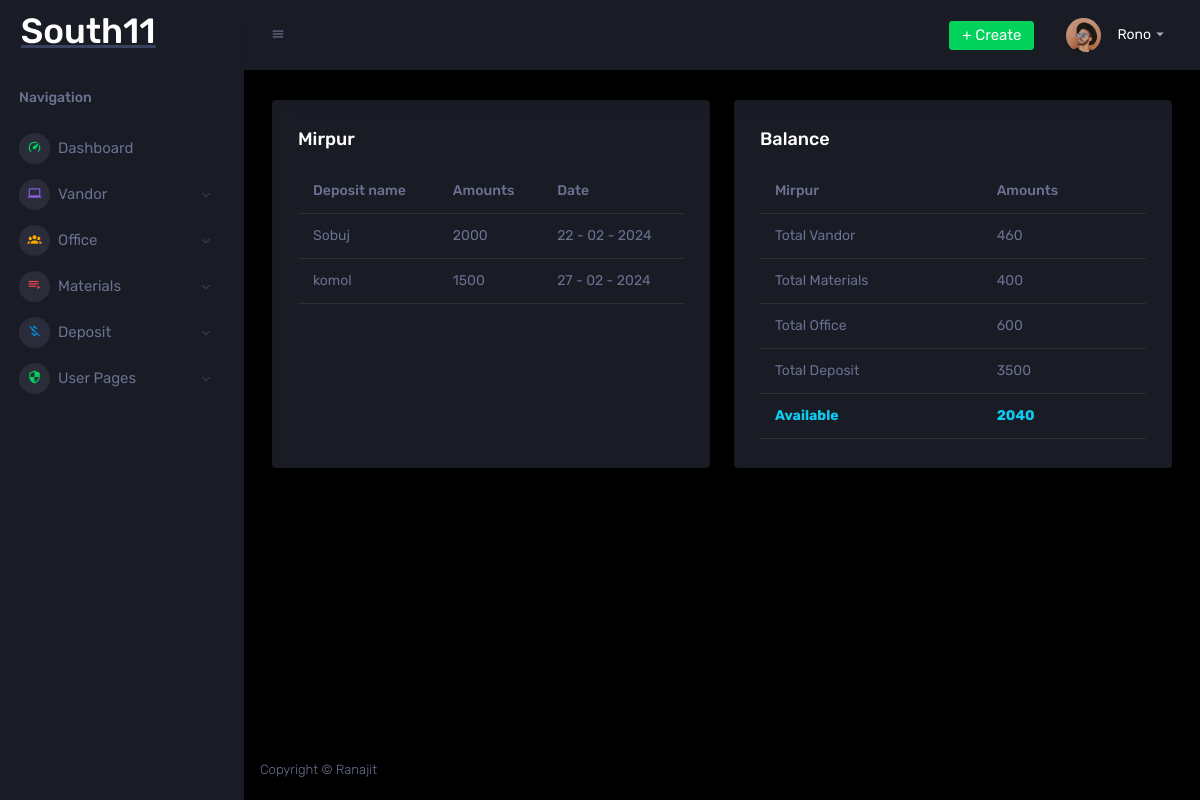
/deposit_view_individual.php?deposit_project_id=9 (signed in), run on the app's committed database.
### tables this page shows
CREATE TABLE `dev_tool` (
  `id` int(11) NOT NULL AUTO_INCREMENT,
  `big_title` varchar(12) NOT NULL,
  `mini_title` varchar(1) NOT NULL,
  PRIMARY KEY (`id`)
);

CREATE TABLE `project` (
  `id` int(11) NOT NULL AUTO_INCREMENT,
  `project_name` varchar(30) NOT NULL,
  `address` varchar(100) NOT NULL,
  `starting_date` date NOT NULL,
  PRIMARY KEY (`id`)
);

CREATE TABLE `deposit` (
  `id` int(11) NOT NULL AUTO_INCREMENT,
  `deposit_name` varchar(30) NOT NULL,
  `project_id` int(11) NOT NULL,
  `amount` int(11) NOT NULL,
  `deposit_date` date NOT NULL,
  PRIMARY KEY (`id`),
  KEY `p_d` (`project_id`)
);

### deposit_view_individual.php (the view, shortened to what this page needs)
<?php
	if(isset($_SESSION["user_role"]) && $_SESSION["user_role"] == 'root_admin'){
    	include "inc/top.php";
?>
  </head>
  <body>
    <div class="container-scroller">
      <?php
        include "inc/sidebar.php";
      ?>
      <div class="container-fluid page-body-wrapper">
        <?php
            include "inc/navbar.php";
        ?>
        <div class="main-panel">
			<div class="content-wrapper">
				<div class="row">
					<div class="col-lg-6 grid-margin stretch-card">
					<div class="card">
							<div class="card-body">
								<h4 class="card-title">
								<?php
										if(isset($_GET["deposit_project_id"])){
											$page_data = $_GET["deposit_project_id"];
											$view_expense_sql = "SELECT * FROM project INNER JOIN deposit ON project.id = deposit.project_id WHERE deposit.project_id = '$page_data';";
											$view_expense_query= mysqli_query($conn, $view_expense_sql);
											$count = mysqli_num_rows($view_expense_query);
											if($count > 0){
												$row = mysqli_fetch_assoc($view_expense_query);
												echo $row["project_name"];
											}else{
												echo "There is no Data";
											}
										}
									?>
								</h4>
								<div class="table-responsive">
									<table class="table">
										<thead>
											<tr>
												<th> Deposit name </th>
												<th> Amounts </th>
												<th> Date </th>
											</tr>
										</thead>
										<tbody>
											<?php
												if(isset($_GET["deposit_project_id"])){
													$p_d_id = $_GET["deposit_project_id"];
													$view_d_deposit = "SELECT *, DATE_FORMAT(deposit_date, '%d - %m - %Y') AS deposit_date FROM deposit INNER JOIN project ON project.id = deposit.project_id WHERE deposit.project_id='$p_d_id' ORDER BY deposit.id DESC";
													$view_d_deposit_query = mysqli_query($conn, $view_d_deposit);
													if(mysqli_num_rows($view_d_deposit_query) > 0){
														while($show_deposit = mysqli_fetch_assoc($view_d_deposit_query)){
											?>
											<tr>
												<td> <?php echo $show_deposit["deposit_name"]; ?> </td>
												<td> <?php echo $show_deposit["amount"]; ?> </td>
												<td> <?php echo $show_deposit["deposit_date"]; ?> </td>
											</tr>
											<?php
														}
													}
												}
											?>
										</tbody>
									</table>
								</div>
							</div>
						</div>
					</div>
					<div class="col-lg-6 grid-margin stretch-card">
						<div class="card">
							<div class="card-body">
								<h4 class="card-title">Balance</h4>
								<div class="table-responsive">
									<table class="table">
										<thead>
										<?php
												include_once 'db/db.php';
												if(isset($_GET["deposit_project_id"])){
												$p_id = $_GET["deposit_project_id"];
												$vandor_sql = "SELECT *, project.project_name, SUM(costing_amount) AS p_v_amount FROM `project` INNER JOIN vandor ON vandor.project_id = project.id INNER JOIN costing ON vandor.id = costing.vandor_id WHERE vandor.project_id = $p_id;";
												$vandor_query = mysqli_query($conn, $vandor_sql);
												$vandor_result = mysqli_fetch_assoc($vandor_query);
												$materials_sql = "SELECT *, project.project_name, SUM(m_amount) AS materials_amoount FROM `project` INNER JOIN materials ON project.id = materials.project_id WHERE materials.project_id = $p_id;";
												$materials_query = mysqli_query($conn, $materials_sql);
												$materials_result = mysqli_fetch_assoc($materials_query);
												$office_sql = "SELECT project.project_name, SUM(office_amount) AS office_amount FROM `office_cost` INNER JOIN project ON project.id = office_cost.project_id WHERE office_cost.project_id = $p_id;";
												$office_query = mysqli_query($conn, $office_sql);
												$office_result = mysqli_fetch_assoc($office_query);
												$deposit_sql = "SELECT project.project_name, SUM(amount) AS deposit_amount FROM `deposit` INNER JOIN project ON project.id = deposit.project_id WHERE deposit.project_id = $p_id;";
												$deposit_query = mysqli_query($conn, $deposit_sql);
												$deposit_result = mysqli_fetch_assoc($deposit_query);
												$total = $deposit_result["deposit_amount"] - ($vandor_result["p_v_amount"] + $materials_result["materials_amoount"] + $office_result["office_amount"]);
												}
											?>
											<tr>
												<th> <?php echo $vandor_result["project_name"]; ?> </th>
												<th> Amounts </th>
											</tr>
										</thead>
										<tbody>
											<tr>
												<td> Total Vandor </td>
												<td> <?php echo $vandor_result["p_v_amount"]; ?> </td>
											</tr>
											<tr>
												<td> Total Materials </td>
												<td><?php echo $materials_result["materials_amoount"]; ?> </td>
											</tr>
											<tr>
												<td> Total Office </td>
												<td> <?php echo $office_result["office_amount"]; ?></td>
											</tr>
											<tr>
												<td> Total Deposit </td>
												<td><?php echo $deposit_result["deposit_amount"]; ?> </td>
											</tr>
												<td class="font-weight-bold text-info"> Available </td>
												<td class="font-weight-bold text-info"> <?php echo $total; ?></td>
										</tbody>
									</table>
								</div>
							</div>
						</div>
					</div>
				</div>
			</div>
            <?php
                include "inc/footer.php";
            ?>
        </div>
      </div>
    </div>
    <?php
        include "inc/bottom.php";
	}else{
		header("location: index.php");
	}
    ?>

### inc/sidebar.php (shortened to what this page needs)
<nav class="sidebar sidebar-offcanvas" id="sidebar">
        <div class="sidebar-brand-wrapper d-none d-lg-flex align-items-center justify-content-center fixed-top">
          	<a class="sidebar-brand brand-logo" href="dashboard.php">
          	<h1 class="text-white">
				<?php
					$conn = mysqli_connect("localhost", "root", "", "banking");
					$u_sql = "SELECT * FROM dev_tool";
					$u_query = mysqli_query($conn, $u_sql);
					if($row=mysqli_fetch_assoc($u_query)){
						echo $row["big_title"];
					}
				?>
			</h1>
          	</a>
        </div>
		<?php
		if(isset($_SESSION["user_role"]) && $_SESSION["user_role"] == 'root_admin'){
    	?>
        <ul class="nav">
        	<li class="nav-item nav-category">
        		<span class="nav-link">Navigation</span>
        	</li>
        	<li class="nav-item menu-items">
				<a class="nav-link" href="dashboard.php">
					<span class="menu-icon">
						<i class="mdi mdi-speedometer"></i>
					</span>
					<span class="menu-title">Dashboard</span>
				</a>
        	</li>
         	<li class="nav-item menu-items">
				<a class="nav-link" data-bs-toggle="collapse" href="#ui-basic" aria-expanded="false" aria-controls="ui-basic">
					<span class="menu-icon">
						<i class="mdi mdi-laptop"></i>
					</span>
					<span class="menu-title">Vandor</span>
					<i class="menu-arrow"></i>
				</a>
          	</li>
			<li class="nav-item menu-items">
				<a class="nav-link" data-bs-toggle="collapse" href="#ui-vandor" aria-expanded="false" aria-controls="ui-vandor">
					<span class="menu-icon">
						<i class="mdi mdi-account-group"></i>
					</span>
					<span class="menu-title">Office</span>
					<i class="menu-arrow"></i>
				</a>
          	</li>
			<li class="nav-item menu-items">
				<a class="nav-link" data-bs-toggle="collapse" href="#ui-basic2" aria-expanded="false" aria-controls="ui-basic2">
					<span class="menu-icon">
						<i class="mdi mdi-playlist-play"></i>
					</span>
					<span class="menu-title">Materials</span>
					<i class="menu-arrow"></i>
				</a>
          	</li>
			  <li class="nav-item menu-items">
				<a class="nav-link" data-bs-toggle="collapse" href="#ui-basic3" aria-expanded="false" aria-controls="ui-basic3">
					<span class="menu-icon">
					<i class="mdi mdi-currency-usd-off"></i>
					</span>
					<span class="menu-title">Deposit</span>
					<i class="menu-arrow"></i>
				</a>
          	</li>
          <li class="nav-item menu-items">
            <a class="nav-link" data-bs-toggle="collapse" href="#auth" aria-expanded="false" aria-controls="auth">
              <span class="menu-icon">
                <i class="mdi mdi-security"></i>
              </span>
              <span class="menu-title">User Pages</span>
              <i class="menu-arrow"></i>
            </a>
          </li>
        </ul>
		<?php
		}
    	?>
    </nav>

### data on the page
dev_tool: big_title "South11"
project: project_name "Mirpur"
deposit: deposit_name "Sobuj", amount "2000", deposit_date "22 - 02 - 2024"
deposit: deposit_name "komol", amount "1500", deposit_date "27 - 02 - 2024"

### other printed values
$_SESSION["user_name"] "Rono"
$vandor_result["p_v_amount"] "460"
$materials_result["materials_amoount"] "400"
$office_result["office_amount"] "600"
$deposit_result["deposit_amount"] "3500"
$total "2040"
